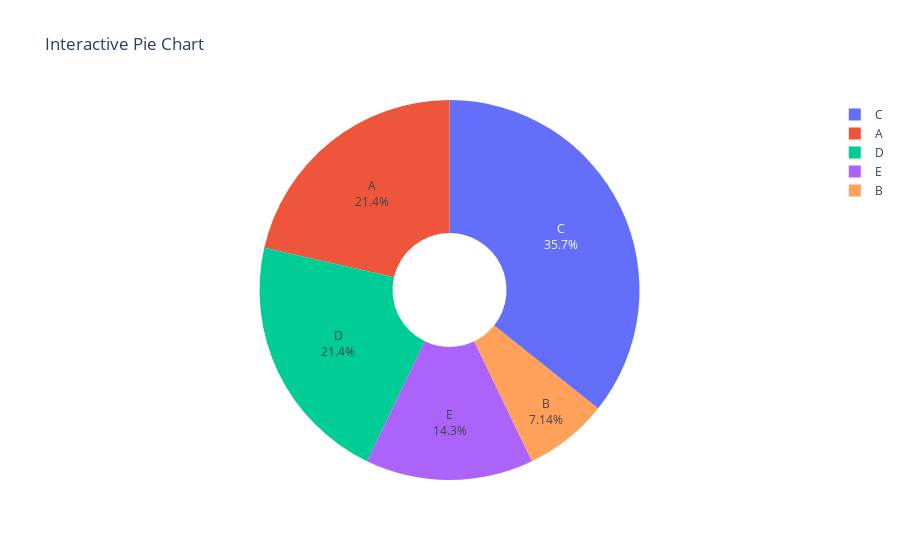

The notebook cell this image was saved under:
### Code cell
import plotly.graph_objects as go
import numpy as np

# Generate random data
labels = ['A', 'B', 'C', 'D', 'E']
values = np.random.randint(1, 10, size=len(labels))

# Create a pie chart
fig = go.Figure(data=[go.Pie(labels=labels, values=values, hole=0.3)])

# Add labels and percentages
fig.update_traces(textposition='inside', textinfo='percent+label')

# Set the title
fig.update_layout(title='Interactive Pie Chart')

# Show the plot
fig.show()

### Figure 1 — Plotly figure (JSON) as saved in the notebook; plotly's stock layout.template omitted (floating-point values rounded to 4 significant figures)
{"data": [{"hole": 0.3, "labels": ["A", "B", "C", "D", "E"], "textinfo": "percent+label", "textposition": "inside", "type": "pie", "values": [3, 1, 5, 3, 2]}], "layout": {"title": {"text": "Interactive Pie Chart"}}}
